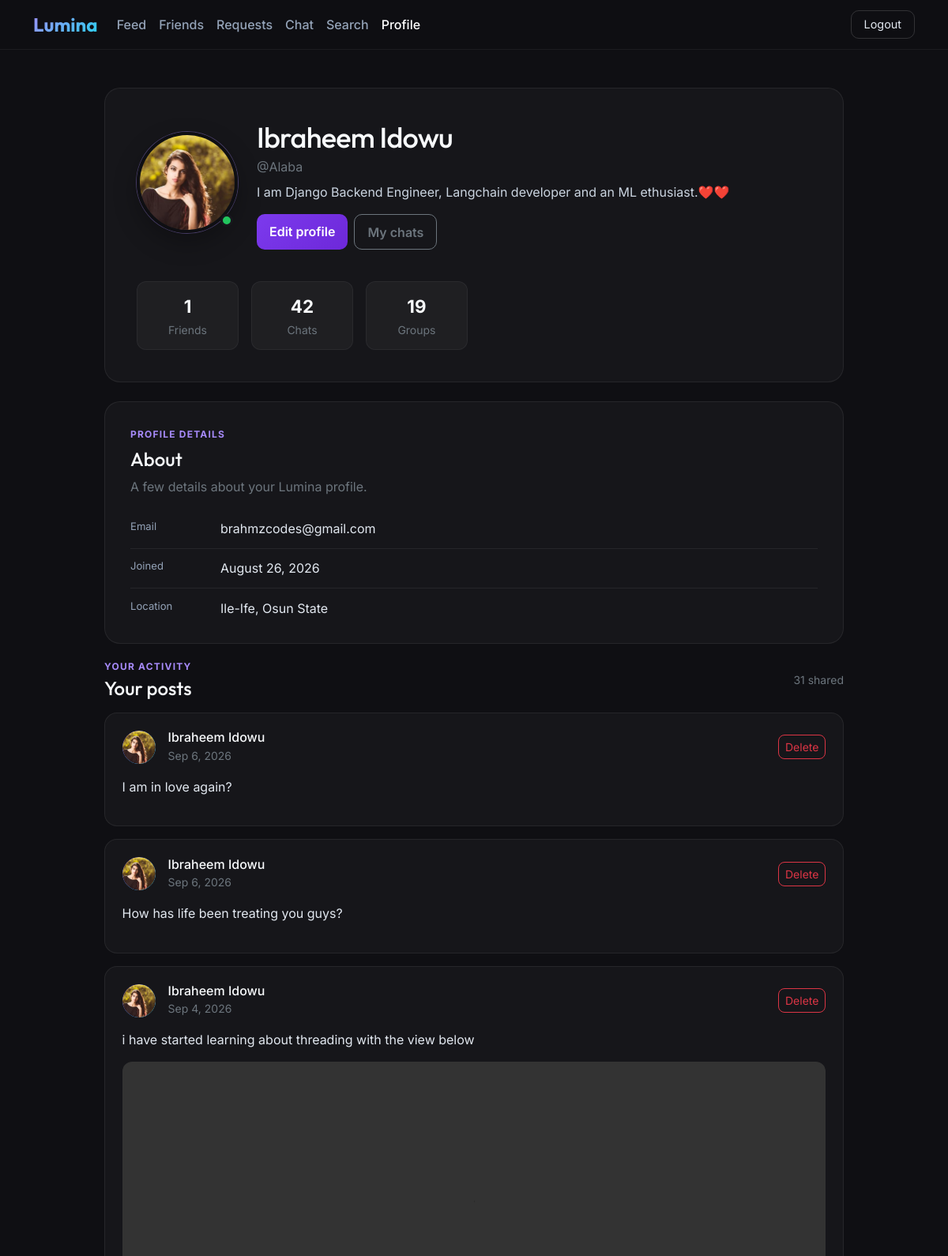
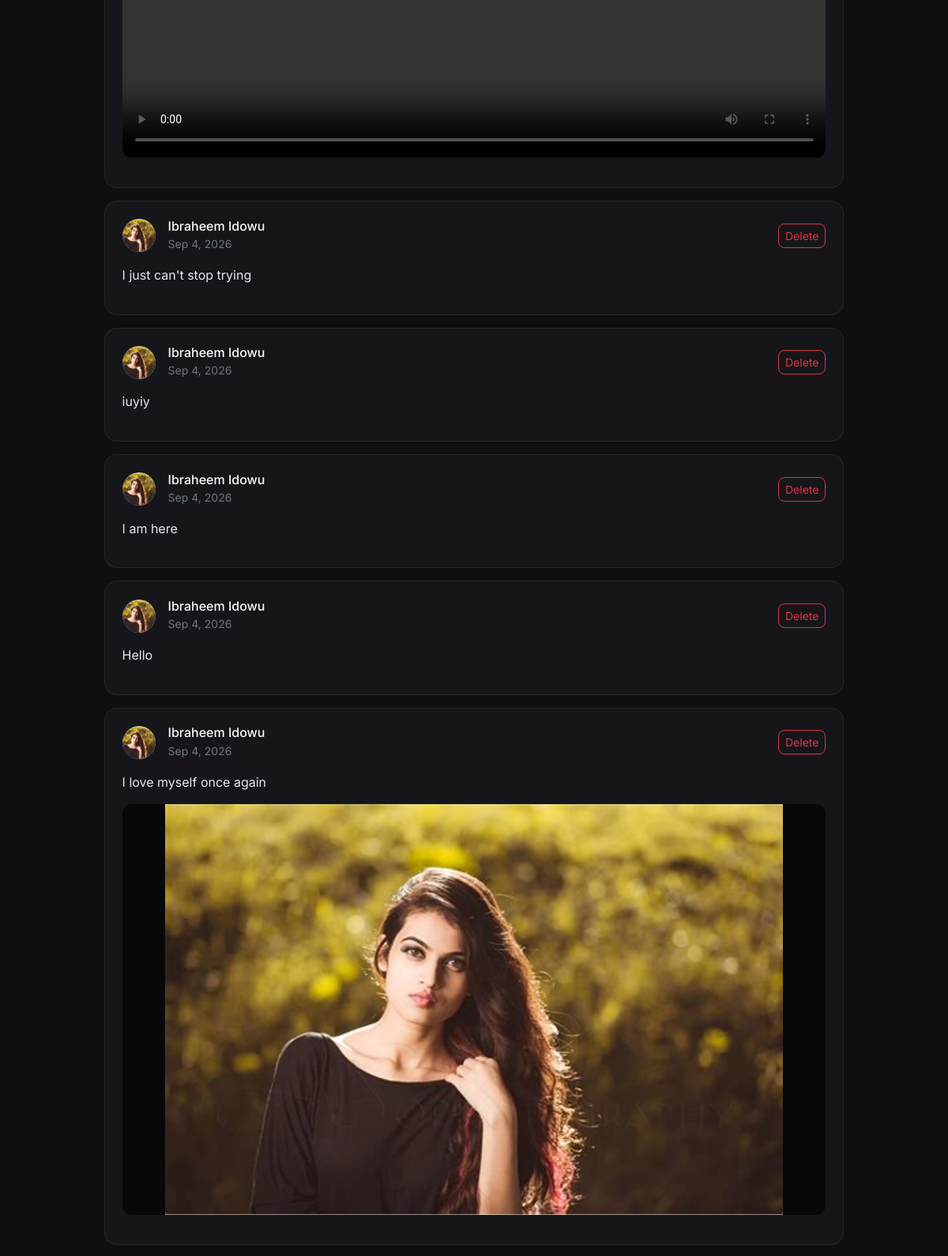
/view-my-profile/ (signed in, upper part), run on the app's committed database (2 pictures, top to bottom).
### accounts/models.py (models this page shows)
class Profile(models.Model):
    user = models.OneToOneField(User,on_delete=models.CASCADE,related_name='profile')
    location = models.CharField(max_length=100, blank=True, null=True)
    about = models.CharField(max_length=255, blank=True, null=True)
    joined_at = models.DateTimeField(auto_now_add=True)
    profile_photo = models.ImageField(upload_to='photos/%Y/%m/%d', validators=[FileExtensionValidator(allowed_extensions=['jpg', 'jpeg', 'png', 'webp'])], null=True, blank=True)
    friends = models.ManyToManyField(to=User, blank=True, related_name='friends')
    def count_friends(self):
        return self.friends.count()

class Post(models.Model):
    author = models.ForeignKey(User, on_delete=models.CASCADE, related_name='posts')
    text = models.TextField(blank=True,null=True)
    audio = models.FileField(upload_to='posts/audios/', blank=True, null=True)
    video = models.FileField(upload_to='posts/videos/', blank=True, null=True)
    image = models.ImageField(upload_to='posts/images/', blank=True, null=True)
    created_at = models.DateTimeField(auto_now_add=True)

### accounts/views.py (the view)
# urls.py: path('view-my-profile/', views.profile_view, name='profile_view'),
@login_required
def profile_view(request):
    user = request.user
    profile = Profile.objects.get(user=user)
    posts = Post.objects.filter(author=user).order_by('-created_at')
    return render(request, 'accounts/profile.html', {'user':user, 'profile':profile, 'posts':posts})

### accounts/templates/accounts/profile.html (shortened to what this page needs)
{% load static %}
<!DOCTYPE html>
<html lang="en">
<head>
  <link href="{% static 'css/bootstrap.min.css' %}" rel="stylesheet">
</head>
<body>
  <nav class="navbar navbar-expand-lg sticky-top">
    <div class="container">
      <a class="navbar-brand" href="{% url 'accounts:home' %}">Lumina</a>
      <div class="collapse navbar-collapse" id="nav">
        <ul class="navbar-nav me-auto mb-2 mb-lg-0">
          <li class="nav-item"><a class="nav-link" href="{% url 'accounts:home' %}">Feed</a></li>
          <li class="nav-item"><a class="nav-link" href="{% url 'friends:friends_list' %}">Friends</a></li>
          <li class="nav-item"><a class="nav-link" href="{% url 'friends:friend_requests' %}">Requests</a></li>
          <li class="nav-item"><a class="nav-link" href="{% url 'chats:chat_list'%}">Chat</a></li>
          <li class="nav-item"><a class="nav-link" href="{% url 'accounts:search' %}">Search</a></li>
          <li class="nav-item"><a class="nav-link active" href="{% url 'accounts:profile_view' %}">Profile</a></li>
        </ul>
        <a href="{% url 'accounts:logout' %}" class="btn btn-logout">Logout</a>
      </div>
    </div>
  </nav>
  <main class="container profile-shell py-4 py-md-5">
    <div class="profile-header text-center text-md-start">
      <div class="row align-items-center">
        <div class="col-md-auto mb-4 mb-md-0 text-center">
          <div class="avatar-wrap">
            <img src="{% if profile.profile_photo %}{{ profile.profile_photo.url }}{% else %}{% static 'user-default.jpg' %}{% endif %}" class="avatar-lg mx-auto d-block" alt="{{ user.get_full_name|default:user.username }} profile photo">
            <span class="profile-status" title="Online" aria-label="Online"></span>
          </div>
        </div>
        <div class="col-md">
          <h1 class="profile-name mb-1">{{ user.get_full_name|default:user.username }}</h1>
          <p class="text-secondary mb-2">@{{ user.username }}</p>
          <p class="profile-about mb-3">{{ profile.about|default:'Tell people a little about yourself.' }}</p>
          <div class="profile-actions d-flex gap-2 justify-content-center justify-content-md-start">
            <a href="{% url 'accounts:profile_edit' %}" class="btn btn-primary-lumina">Edit profile</a>
            <a href="{% url 'chats:chat_list' %}" class="btn btn-outline-secondary">My chats</a>
          </div>
        </div>
      </div>
      <div class="row g-3 mt-4">
        <div class="col-4 col-md-2">
          <div class="stat-box">
            <div class="stat-number"> {{ profile.count_friends }} </div>
            <small class="text-secondary">Friends</small>
          </div>
        </div>
        <div class="col-4 col-md-2">
          <div class="stat-box">
            <div class="stat-number">42</div>
            <small class="text-secondary">Chats</small>
          </div>
        </div>
        <div class="col-4 col-md-2">
          <div class="stat-box">
            <div class="stat-number">19</div>
            <small class="text-secondary">Groups</small>
          </div>
        </div>
      </div>
    </div>
    <section class="info-panel mt-4" aria-labelledby="about-title">
      <span class="info-title d-block mb-2">Profile details</span>
      <h2 id="about-title" class="h4 mb-2">About</h2>
      <p class="text-secondary mb-3">A few details about your Lumina profile.</p>
      <div class="info-row d-flex flex-column flex-sm-row gap-1 gap-sm-4">
        <span class="info-label flex-shrink-0" style="min-width: 90px;">Email</span>
        <span class="info-value">{{ user.email|default:'Not added yet' }}</span>
      </div>
      <div class="info-row d-flex flex-column flex-sm-row gap-1 gap-sm-4">
        <span class="info-label flex-shrink-0" style="min-width: 90px;">Joined</span>
        <span class="info-value">{{ profile.joined_at|date:"F j, Y" }}</span>
      </div>
      <div class="info-row d-flex flex-column flex-sm-row gap-1 gap-sm-4">
        <span class="info-label flex-shrink-0" style="min-width: 90px;">Location</span>
        <span class="info-value">{{ profile.location|default:'Not added yet' }}</span>
      </div>
    </section>
    <section class="posts-panel profile-posts" aria-labelledby="posts-title">
      <div class="d-flex align-items-center justify-content-between mb-3">
        <div>
          <span class="posts-heading d-block mb-1">Your activity</span>
          <h2 id="posts-title" class="h4 mb-0">Your posts</h2>
        </div>
        <span class="small text-secondary">{{ posts|length }} shared</span>
      </div>
      {% for post in posts %}
        {% include 'accounts/post.html' with show_delete=True %}
      {% empty %}
        <div class="info-panel text-center">
          <h3 class="h5 mb-2">No posts yet</h3>
          <p class="text-secondary mb-0">Share a thought, photo, video, or audio post from your feed.</p>
        </div>
      {% endfor %}
    </section>
  </main>
</body>
</html>

### accounts/templates/accounts/post.html (shortened to what this page needs)
{% load static %}
<article class="feed-card post-card mb-3">
	<div class="d-flex align-items-center gap-3 mb-3">
		<div class="avatar">
			{% if post.author.profile.profile_photo %}
				<img src="{{ post.author.profile.profile_photo.url }}" alt="{{ post.author.username }} profile photo">
			{% endif %}
		</div>
		<div class="flex-grow-1 min-width-0">
			<h6 class="mb-0 text-truncate">{{ post.author.get_full_name|default:post.author.username }}</h6>
			<small class="text-secondary">{{ post.created_at|date:"M j, Y" }}</small>
		</div>
		{% if show_delete %}
			<button type="button" class="btn btn-sm btn-outline-danger delete-post-btn" data-post-id="{{ post.id }}" data-action="delete-post" aria-label="Delete post from {{ post.created_at|date:'M j, Y' }}">Delete</button>
		{% endif %}
	</div>
	{% if post.text %}
		<p class="post-text mb-3">{{ post.text|linebreaksbr }}</p>
	{% endif %}
	{% if post.image %}
		<div class="post-media mb-3">
			<img src="{{ post.image.url }}" alt="Image shared by {{ post.author.username }}" loading="lazy">
		</div>
	{% endif %}
	{% if post.video %}
		<div class="post-media mb-3">
			<video controls preload="metadata" playsinline>
				<source src="{{ post.video.url }}">
			</video>
		</div>
	{% endif %}
</article>

### accounts/templates/accounts/profile.html (style rules this page uses)
body { font-family: 'Inter', sans-serif; background: #0f0f13; color: #f8fafc; min-height: 100vh; }
h1,h2,h3,h4,.navbar-brand { font-family: 'Outfit', sans-serif; }
.navbar { background: rgba(15,15,19,0.9); backdrop-filter: blur(12px); border-bottom: 1px solid rgba(255,255,255,0.06); }
.navbar-brand { font-size: 1.5rem; font-weight: 700; background: linear-gradient(135deg,#a78bfa,#22d3ee); -webkit-background-clip: text; -webkit-text-fill-color: transparent; }
.nav-link { color: #94a3b8 !important; font-weight: 500; }
.nav-link:hover, .nav-link.active { color: #fff !important; }
.btn-logout { background: transparent; border: 1px solid rgba(255,255,255,0.15); color: #e2e8f0; border-radius: 10px; padding: 6px 16px; font-size: 0.9rem; }
.profile-shell { max-width: 960px; }
.profile-header, .info-panel { background: rgba(255,255,255,0.03); border: 1px solid rgba(255,255,255,0.07); border-radius: 20px; }
.profile-header { padding: clamp(1.25rem, 5vw, 2.5rem); }
.avatar-wrap { position: relative; display: inline-block; }
.avatar-lg { width: clamp(96px, 22vw, 128px); height: clamp(96px, 22vw, 128px); border-radius: 50%; object-fit: cover; background: linear-gradient(135deg,#7c3aed,#22d3ee); border: 4px solid #0f0f13; box-shadow: 0 0 0 1px rgba(167,139,250,0.35), 0 12px 30px rgba(0,0,0,0.28); }
.profile-status { position: absolute; right: 6px; bottom: 8px; width: 16px; height: 16px; border: 3px solid #17171d; border-radius: 50%; background: #22c55e; }
.profile-name { font-size: clamp(1.6rem, 5vw, 2.25rem); letter-spacing: -0.02em; }
.profile-about { color: #cbd5e1; max-width: 620px; overflow-wrap: anywhere; }
.profile-actions .btn { border-radius: 10px; font-weight: 600; padding: 0.6rem 1rem; }
.btn-primary-lumina { background: linear-gradient(135deg,#7c3aed,#6d28d9); border: 0; color: #fff; }
.stat-box { background: rgba(255,255,255,0.04); border: 1px solid rgba(255,255,255,0.05); border-radius: 12px; padding: 0.85rem 0.5rem; text-align: center; height: 100%; }
.stat-number { font-size: 1.4rem; font-weight: 700; }
.info-panel { padding: clamp(1.25rem, 4vw, 2rem); }
.info-title { color: #a78bfa; font-size: 0.75rem; font-weight: 700; letter-spacing: 0.1em; text-transform: uppercase; }
.info-row { border-bottom: 1px solid rgba(255,255,255,0.07); padding: 0.8rem 0; }
.info-row:last-child { border-bottom: 0; padding-bottom: 0; }
.info-label { color: #94a3b8; font-size: 0.82rem; }
.info-value { color: #e2e8f0; overflow-wrap: anywhere; }
.posts-panel { margin-top: 1.25rem; }
.posts-heading { color: #a78bfa; font-size: 0.75rem; font-weight: 700; letter-spacing: 0.1em; text-transform: uppercase; }
.profile-posts .feed-card { background: rgba(255,255,255,0.03); border: 1px solid rgba(255,255,255,0.07); border-radius: 16px; padding: clamp(1rem, 3vw, 1.35rem); }
.profile-posts .avatar { width: 42px; height: 42px; border-radius: 50%; background: linear-gradient(135deg,#7c3aed,#22d3ee); overflow: hidden; position: relative; flex: 0 0 42px; }
.profile-posts .avatar img { width: 100%; height: 100%; border-radius: 50%; object-fit: cover; }
.profile-posts .post-media { overflow: hidden; border-radius: 12px; background: #08080b; }
.profile-posts .post-media img, .profile-posts .post-media video { display: block; width: 100%; max-height: 520px; object-fit: contain; }
.profile-posts .post-text { color: #e2e8f0; overflow-wrap: anywhere; }
.delete-post-btn { border-radius: 8px; flex-shrink: 0; }

### data on the page
Profile: profile_photo (picture), about "I am Django Backend Engineer, Langchain developer and an ML ethusiast.❤️❤️", count_friends "1", joined_at "August 26, 2026", location "Ile-Ife, Osun State"
Post: author.profile.profile_photo (picture), author.get_full_name "Ibraheem Idowu", created_at "Sep 6, 2026", text "I am in love again?"
Post: author.profile.profile_photo (picture), author.get_full_name "Ibraheem Idowu", created_at "Sep 6, 2026", text "How has life been treating you guys?"
Post: author.profile.profile_photo (picture), author.get_full_name "Ibraheem Idowu", created_at "Sep 4, 2026", text "i have started learning about threading with the view below"
Post: author.profile.profile_photo (picture), author.get_full_name "Ibraheem Idowu", created_at "Sep 4, 2026", text "I just can't stop trying"
Post: author.profile.profile_photo (picture), author.get_full_name "Ibraheem Idowu", created_at "Sep 4, 2026", text "iuyiy"
Post: author.profile.profile_photo (picture), author.get_full_name "Ibraheem Idowu", created_at "Sep 4, 2026", text "I am here"
Post: author.profile.profile_photo (picture), author.get_full_name "Ibraheem Idowu", created_at "Sep 4, 2026", text "Hello"
Post: author.profile.profile_photo (picture), author.get_full_name "Ibraheem Idowu", created_at "Sep 4, 2026", text "I love myself once again", image (picture)

### other printed values
{{ user.get_full_name|default:user.username }} "Ibraheem Idowu"
{{ user.username }} "Alaba"
{{ user.email|default:'Not added yet' }} "brahmzcodes@gmail.com"
{{ posts|length }} "31"
